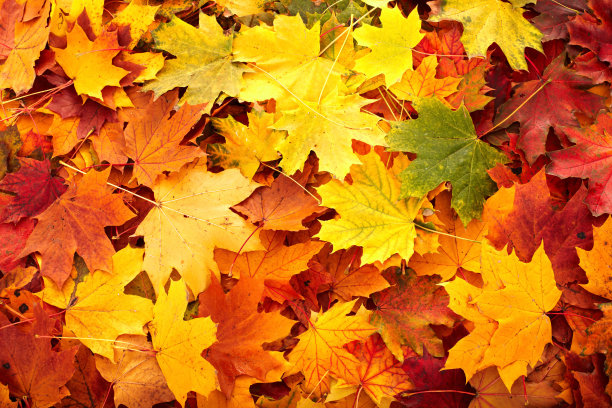
//> input picture opencv_C++/maple_leaf.jpg, 612 x 408 px
$ ./HSV_picture2   (built with g++ and OpenCV 4)
//> lines starting //> are read from the running program, lines starting //| are printed output that depends on the picture; after the words box and inside, x2 and y2 are one past the last pixel; in counts of white or black regions, pixels touching at a corner belong together
#include <opencv2/opencv.hpp>
using namespace cv;

int main(){
    Mat Image = imread("maple_leaf.jpg");
//> Image is the input picture: 408 rows x 612 cols, CV_8UC3; mean B, G, R 23, 114.3, 204.5

    Mat srcImage;

    cvtColor(Image, srcImage, COLOR_BGR2HSV);
//> srcImage: 408 rows x 612 cols, CV_8UC3; mean H, S, V 21.6, 227.5, 204.5

    imshow("origin_picture",srcImage);
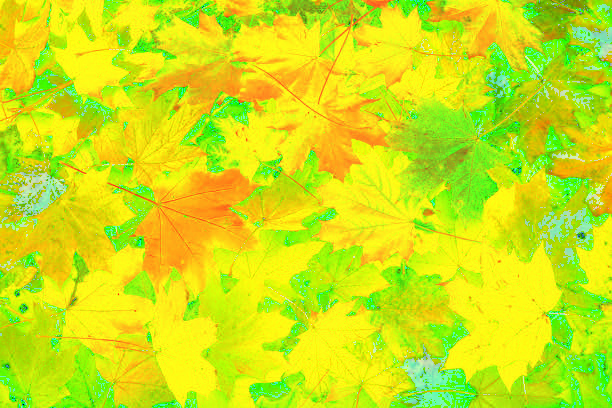
//> window 'origin_picture': 408 rows x 612 cols, CV_8UC3; mean B, G, R 21.6, 227.5, 204.5

    Mat dstImage_blue, dstImage_red;

    inRange(srcImage, Scalar(100,43,46), Scalar(124,255,255), dstImage_blue);
//> dstImage_blue: 408 rows x 612 cols, CV_8UC1; every value is 0

    inRange(srcImage, Scalar(0,43,46), Scalar(10,255,255), dstImage_red);
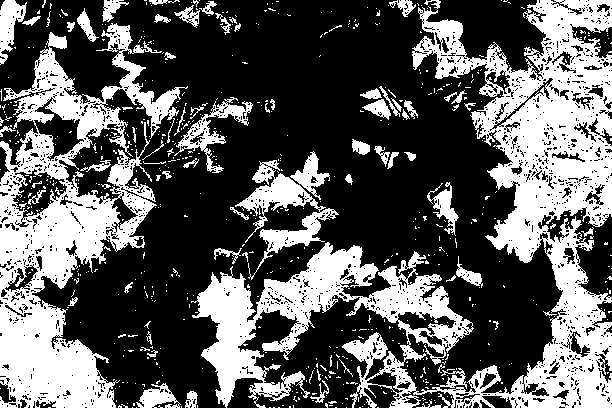
//> dstImage_red: 408 rows x 612 cols, CV_8UC1; 36.4% white; 681 white regions (605 under 20 px), largest, box (x1, y1, x2, y2) and area: (191, 0, 612, 408) 49370, (0, 23, 188, 408) 27291, (235, 160, 339, 280) 3191

    imshow("blue_picture",dstImage_blue);
    imshow("red_picture",dstImage_red);

    waitKey(0);

    return 0;
}
